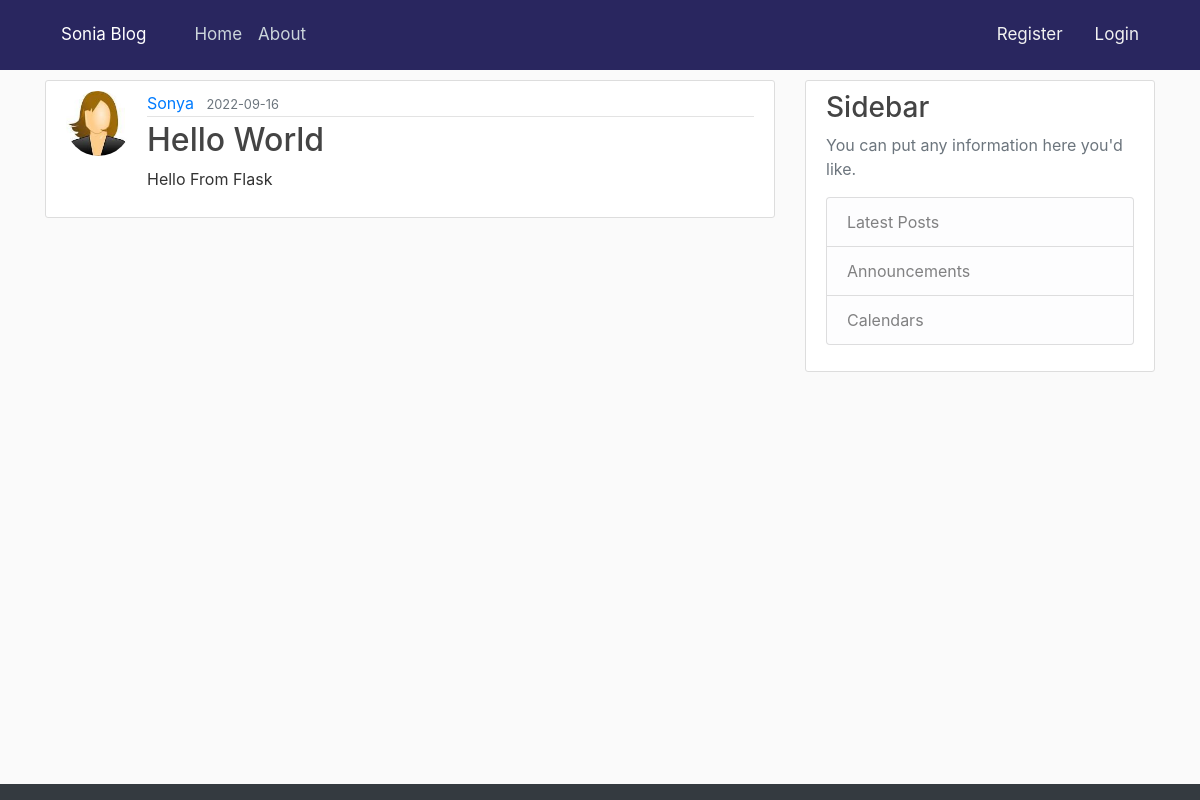
/post/1, run on the app's committed database.
### app/models.py (models this page shows, shortened)
class ServerName(db.Model):
    id = db.Column(db.Integer,primary_key=True)
    servername = db.Column(db.String(20), unique=True, nullable=False)

class User(db.Model, UserMixin):
    id = db.Column(db.Integer,primary_key=True)
    username = db.Column(db.String(20), unique=True, nullable=False)
    email = db.Column(db.String(120), unique=True, nullable=False)
    image_file = db.Column(db.String(20),nullable=False,default='default.jpg')
    password = db.Column(db.String(60),nullable=False)
    posts = db.relationship('Post',backref='author',lazy=True)

class Post(db.Model):
    id = db.Column(db.Integer,primary_key=True)
    title = db.Column(db.String(100), nullable=False)
    date_posted = db.Column(db.DateTime, nullable=False, default=datetime.utcnow)
    content = db.Column(db.Text,nullable=False)
    user_id = db.Column(db.Integer, db.ForeignKey('user.id'), nullable=False)

### app/routes.py (the view)
@app.route('/post/<int:post_id>')
def post(post_id):
    post = Post.query.get_or_404(post_id)
    return render_template('post.html',
                            title = post.title ,
                            post = post , legend = 'New Post' )

### app/routes.py (called while the page is built)
def servername():
    name = db.session.query(ServerName).all()
    for query in name:
        return query.servername

@app.context_processor
def name():
    info = {
         'servername':   f'{servername()}'
     }
    return dict(info=info)

@app.before_request
def log_request_info():
    app.logger.debug('Headers: %s\n', request.headers)
    app.logger.debug('Body: %s\n', request.get_data())

### app/templates/post.html (shortened to what this page needs)
{% extends "layout.html" %}
{% block content %}
<article class="media content-section">
    <img class="rounded-circle article-img" src="{{ url_for('static', filename = 'profile/' + post.author.image_file) }}" >
    <div class="media-body">
      <div class="article-metadata">
        <a class="mr-2" href="{{ url_for('user_posts', username = post.author.username) }}">{{ post.author.username }}</a>
        <small class="text-muted">{{ post.date_posted.strftime('%Y-%m-%d') }}</small>
      </div>
      <h2 class="article-title">{{ post.title }}</h2>
      <p class="article-content">{{ post.content }}</p>
    </div>
  </article>
{% endblock content %}

### app/templates/layout.html (shortened to what this page needs)
<!DOCTYPE html>
<html lang="en">
<head>
    <link rel="stylesheet" href="https://cdn.jsdelivr.net/npm/bootstrap@4.0.0/dist/css/bootstrap.min.css">
    <link rel="stylesheet" type="text/css" href="{{ url_for('static', filename='main.css') }}">
    <link rel="stylesheet" href="https://cdnjs.cloudflare.com/ajax/libs/font-awesome/4.7.0/css/font-awesome.min.css">
</head>
<body>
    <header class="site-header">
        <nav class="navbar navbar-expand-md navbar-dark bg-steel fixed-top">
          <div class="container">
            <a class="navbar-brand mr-4" href="/">{{ info.servername }}</a>
            <div class="collapse navbar-collapse" id="navbarToggle">
              <div class="navbar-nav mr-auto">
                <a class="nav-item nav-link" href="{{ url_for('home') }}">Home</a>
                <a class="nav-item nav-link" href="{{ url_for('about') }}">About</a>
              </div>
              <div class="navbar-auth">
              {% if current_user.is_authenticated %}
                <a class="nav-item nav-link" href="{{ url_for('logout') }}">Logout</a>
                <a class="nav-item nav-link" href="{{ url_for('account') }}">Account</a>
                <a class="nav-item nav-link" href="{{ url_for('new_post') }}">New Post</a>
              {% else %}
                <a class="nav-item nav-link" href="{{ url_for('login') }}">Login</a>
                <a class="nav-item nav-link" href="{{ url_for('register') }}">Register</a>
              {% endif %}
              </div>
            </div>
           </div>
        </nav>
      </header>
    <header class="site-header">
      <nav class="navbar navbar-dark bg-dark fixed-bottom">
      </header>
      <main role="main" class="container">
        <div class="row">
          <div class="col-md-8">
            {% block content %}{% endblock %}
          </div>
          <div class="col-md-4">
            <div class="content-section">
              <h3>Sidebar</h3>
              <p class='text-muted'>You can put any information here you'd like.
                <ul class="list-group">
                  <li class="list-group-item list-group-item-light">Latest Posts</li>
                  <li class="list-group-item list-group-item-light">Announcements</li>
                  <li class="list-group-item list-group-item-light">Calendars</li>
                </ul>
              </p>
            </div>
          </div>
        </div>
      </main>
  </body>
</html>

### app/static/main.css (style rules this page uses)
body { background: #fafafa; color: #333333; margin-top: 5rem; }
h1, h2, h3, h4, h5, h6 { color: #444444; }
.bg-steel { background-color: #29265f; }
.site-header .navbar-nav .nav-link { color: #cbd5db; }
.content-section { background: #ffffff; padding: 10px 20px; border: 1px solid #dddddd; border-radius: 3px; margin-bottom: 20px; }
.article-title { color: #444444; }
.article-content { white-space: pre-line; }
.article-img { height: 65px; width: 65px; margin-right: 16px; }
.article-metadata { padding-bottom: 1px; margin-bottom: 4px; border-bottom: 1px solid #e3e3e3 }
html { scroll-behavior: smooth; }
.navbar-auth { width: 100%; }
.navbar a { float: right; display: block; color: #f2f2f2; text-align: center; padding: 14px 16px; text-decoration: none; font-size: 17px; padding: 5; }
body { padding-bottom: 70px; }

### data on the page
ServerName: servername "Sonia Blog"
User: image_file (picture), author.username "Sonya"
Post: date_posted "2022-09-16", title "Hello World", content "Hello From Flask"
